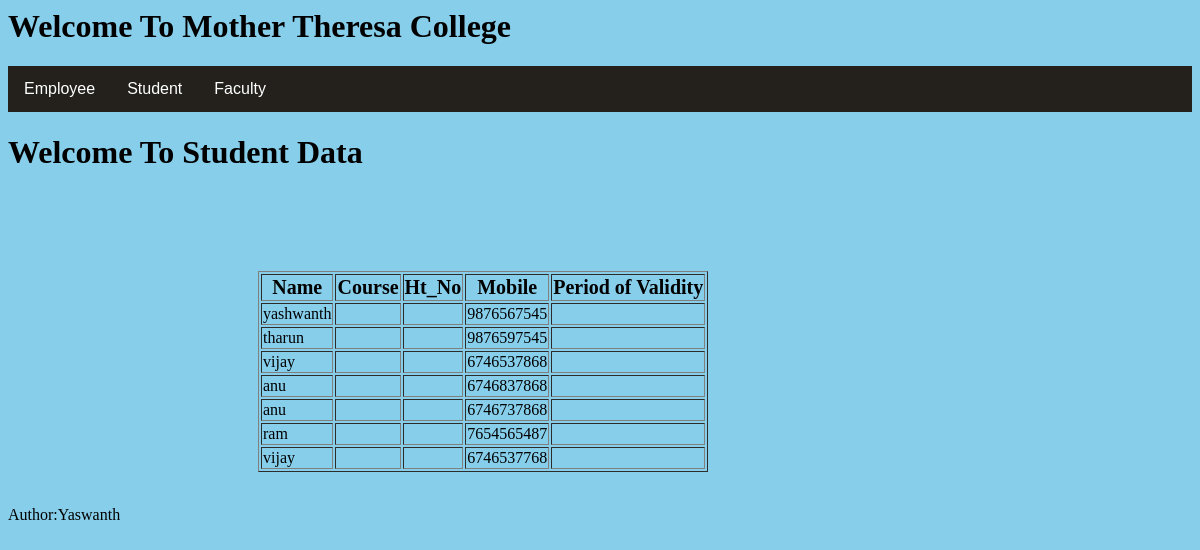
Screenshot of /view_faculty/ with the database file from the repository.
### myapp/models.py (models this page shows, shortened)
class FacultyModel(models.Model):
    name = models.CharField(max_length=30)
    subject = models.CharField(max_length=30)
    mobile = models.CharField(max_length=10, unique=True)
    email = models.EmailField()

### myapp/views.py (the view)
# urls.py: path('view_faculty/', views.view_faculty,  name = 'view_faculty'),
def view_faculty(request):
    ob=FacultyModel.objects.all().values()
    context={
        'data':ob
        }
    temp=loader.get_template('view_faculty.html')
    return HttpResponse(temp.render(context,request))

### myapp/templates/view_faculty.html (shortened to what this page needs)
{%   extends  "master.html"  %}
{%  block content  %}
<h1>Welcome To Student  Data</h1>
<table border="1">
<tr style="font-size: 20px;">
<th>Name</th>
<th>Course</th>
<th>Ht_No</th>
<th>Mobile</th>
<th>Period of Validity</th>
</tr>
{%  for  x  in  data  %}
<tr style="font-size: 16px;">
<td>{{x.name}}</td>
<td>{{x.course}}</td>
<td>{{x.ht_no}}</td>
<td>{{x.mobile}}</td>
<td>{{x.pov}}</td>
</tr>
{% endfor %}
</table>
<br>
 {% endblock %}

### myapp/templates/master.html (shortened to what this page needs)
{%   load static     %}
<html><head>
<link    rel="stylesheet"     href="{%  static    'css/style1.css'   %}">
</head>
<body bgcolor=skyblue>
<marquee><h1 align="left"> Welcome To Mother Theresa College</h1></marquee>
<div class="navbar">
  <a href="#">Employee</a>
  <a href="#news">Student</a>
  <div class="dropdown">
  <button class="dropbtn" onclick="myFunction()">Faculty
  </button>
  </div>
</div>
{% block content %}
{% endblock %}
<p>Author:Yaswanth</p>
</body>
</html>

### myapp/static/css/style1.css (style rules this page uses)
.navbar { overflow: hidden; background-color: #24211d; font-family: Arial, Helvetica, sans-serif; }
.navbar a { float: left; font-size: 16px; color: white; text-align: center; padding: 14px 16px; text-decoration: none; }
.dropdown { float: left; overflow: hidden; }
.dropdown .dropbtn { cursor: pointer; font-size: 16px; border: none; outline: none; color: white; padding: 14px 16px; background-color: inherit; font-family: inherit; margin: 0; }

### myapp/templates/view_faculty.html (style rules this page uses)
table { margin-top: 100px; margin-left: 250px; }

### rows the page displays
FacultyModel: name "yashwanth", mobile "9876567545"
FacultyModel: name "tharun", mobile "9876597545"
FacultyModel: name "vijay", mobile "6746537868"
FacultyModel: name "anu", mobile "6746837868"
FacultyModel: name "anu", mobile "6746737868"
FacultyModel: name "ram", mobile "7654565487"
FacultyModel: name "vijay", mobile "6746537768"
